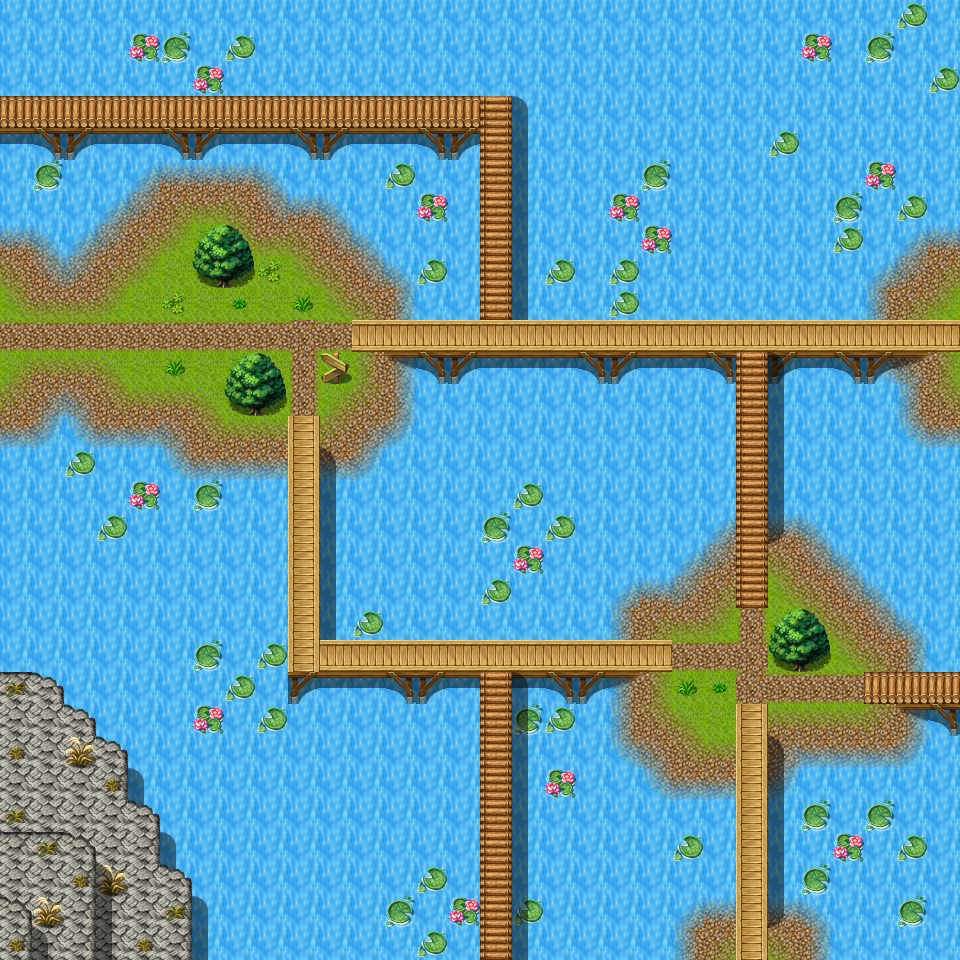

This game map was drawn from its Tiled (.tmx) file and the tilesets committed beside it. A one-line description and the trimmed map source follow:
An orthogonal 30x30 tile map with 32x32 px tiles, 3 tile layers (Ground, Objects, Above), 1 hidden layer not drawn, 14 tilesets and 19 objects (12x spawn, 6x mapchange, sign).

<map version="1.0" orientation="orthogonal" width="30" height="30" tilewidth="32" tileheight="32">
    <properties>
        <property name="outdoors" value="1" />
    </properties>
    <tileset firstgid="1" name="map_0" tilewidth="32" tileheight="32">
        <image source="../drawable/map_0.png" width="256" height="256" />
    </tileset>
    <tileset firstgid="65" name="map_6" tilewidth="32" tileheight="32">
        <image source="../drawable/map_6.png" width="256" height="256" />
    </tileset>
    <tileset firstgid="129" name="map_4" tilewidth="32" tileheight="32">
        <image source="../drawable/map_4.png" width="256" height="256" />
    </tileset>
    <tileset firstgid="193" name="map_3" tilewidth="32" tileheight="32">
        <image source="../drawable/map_3.png" width="256" height="256" />
    </tileset>
    <tileset firstgid="257" name="map_46" tilewidth="32" tileheight="32">
        <image source="../drawable/map_46.png" width="256" height="256" />
    </tileset>
    <tileset firstgid="321" name="map_38" tilewidth="32" tileheight="32">
        <image source="../drawable/map_38.png" width="256" height="256" />
    </tileset>
    <tileset firstgid="385" name="map_36" tilewidth="32" tileheight="32">
        <image source="../drawable/map_36.png" width="256" height="256" />
    </tileset>
    <tileset firstgid="449" name="map_2" tilewidth="32" tileheight="32">
        <image source="../drawable/map_2.png" width="256" height="256" />
    </tileset>
    <tileset firstgid="513" name="map_1" tilewidth="32" tileheight="32">
        <image source="../drawable/map_1.png" width="256" height="256" />
    </tileset>
    <tileset firstgid="577" name="map_5" tilewidth="32" tileheight="32">
        <image source="../drawable/map_5.png" width="256" height="256" />
    </tileset>
    <tileset firstgid="641" name="map_19" tilewidth="32" tileheight="32">
        <image source="../drawable/map_19.png" width="256" height="256" />
    </tileset>
    <tileset firstgid="705" name="map_16" tilewidth="32" tileheight="32">
        <image source="../drawable/map_16.png" width="256" height="256" />
    </tileset>
    <tileset firstgid="769" name="map_17" tilewidth="32" tileheight="32">
        <image source="../drawable/map_17.png" width="256" height="256" />
    </tileset>
    <tileset firstgid="833" name="map_7" tilewidth="32" tileheight="32">
        <image source="../drawable/map_7.png" width="256" height="256" />
    </tileset>
    <layer name="Ground" width="30" height="30">
        <data>[900 cells, 900 non-empty, 8 distinct tile ids]</data>
    </layer>
    <layer name="Objects" width="30" height="30">
        <data>[900 cells, 326 non-empty, 35 distinct tile ids]</data>
    </layer>
    <layer name="Above" width="30" height="30">
        <data>[900 cells, 57 non-empty, 10 distinct tile ids]</data>
    </layer>
    <layer name="Walkable" width="30" height="30" visible="0">
        <data>[900 cells, 710 non-empty, 1 distinct tile ids]</data>
    </layer>
    <objectgroup name="Mapevents">
        <object name="west" type="mapchange" x="0" y="256" width="32" height="160">
            <properties>
                <property name="map" value="waterway8" />
                <property name="place" value="east" />
            </properties>
        </object>
        <object name="north" type="mapchange" x="0" y="96" width="32" height="32">
            <properties>
                <property name="map" value="waterway8" />
                <property name="place" value="north" />
            </properties>
        </object>
        <object name="east1" type="mapchange" x="928" y="256" width="32" height="160">
            <properties>
                <property name="map" value="waterway11" />
                <property name="place" value="west1" />
            </properties>
        </object>
        <object name="east2" type="mapchange" x="928" y="672" width="32" height="32">
            <properties>
                <property name="map" value="waterway11" />
                <property name="place" value="west2" />
            </properties>
        </object>
        <object name="south1" type="mapchange" x="480" y="928" width="32" height="32">
            <properties>
                <property name="map" value="waterway10" />
                <property name="place" value="north1" />
            </properties>
        </object>
        <object name="south2" type="mapchange" x="704" y="928" width="96" height="32">
            <properties>
                <property name="map" value="waterway10" />
                <property name="place" value="north2" />
            </properties>
        </object>
        <object name="sign_waterway9" type="sign" x="320" y="352" width="32" height="32" />
    </objectgroup>
    <objectgroup name="Spawn">
        <object name="erumen_3" type="spawn" x="96" y="224" width="288" height="224">
            <properties>
                <property name="quantity" value="2" />
                <property name="spawngroup" value="erumen_3" />
            </properties>
        </object>
        <object name="izthiel_4" type="spawn" x="416" y="320" width="32" height="32">
            <properties>
                <property name="spawngroup" value="izthiel_4" />
            </properties>
        </object>
        <object name="izthiel_4_1" type="spawn" x="288" y="480" width="32" height="128">
            <properties>
                <property name="spawngroup" value="izthiel_4" />
            </properties>
        </object>
        <object name="izthiel_3" type="spawn" x="320" y="640" width="128" height="32">
            <properties>
                <property name="spawngroup" value="izthiel_3" />
            </properties>
        </object>
        <object name="erumen_4" type="spawn" x="544" y="640" width="64" height="32">
            <properties>
                <property name="spawngroup" value="erumen_4" />
            </properties>
        </object>
        <object name="izthiel_3_1" type="spawn" x="736" y="416" width="32" height="96">
            <properties>
                <property name="spawngroup" value="izthiel_3" />
            </properties>
        </object>
        <object name="izthiel_2" type="spawn" x="736" y="768" width="32" height="96">
            <properties>
                <property name="spawngroup" value="izthiel_2" />
            </properties>
        </object>
        <object name="izthiel_2_1" type="spawn" x="480" y="736" width="32" height="96">
            <properties>
                <property name="spawngroup" value="izthiel_2" />
            </properties>
        </object>
        <object name="erumen_4_1" type="spawn" x="128" y="96" width="160" height="32">
            <properties>
                <property name="spawngroup" value="erumen_4" />
            </properties>
        </object>
        <object name="erumen_2" type="spawn" x="672" y="576" width="224" height="192">
            <properties>
                <property name="quantity" value="2" />
                <property name="spawngroup" value="erumen_2" />
            </properties>
        </object>
        <object name="erumen_4_2" type="spawn" x="800" y="320" width="64" height="32">
            <properties>
                <property name="spawngroup" value="erumen_4" />
            </properties>
        </object>
        <object name="izthiel_4_2" type="spawn" x="288" y="96" width="160" height="32">
            <properties>
                <property name="spawngroup" value="izthiel_4" />
            </properties>
        </object>
    </objectgroup>
    <objectgroup name="Keys" />
</map>
